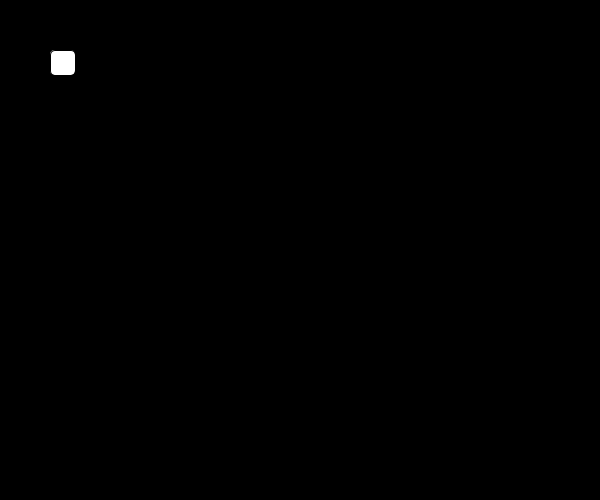
Frame 1 (no input)
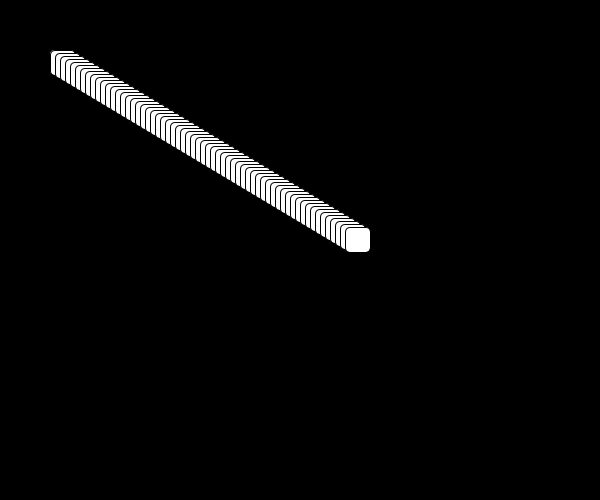
Frame 60 (the mouse pressed at the canvas centre just before this capture)
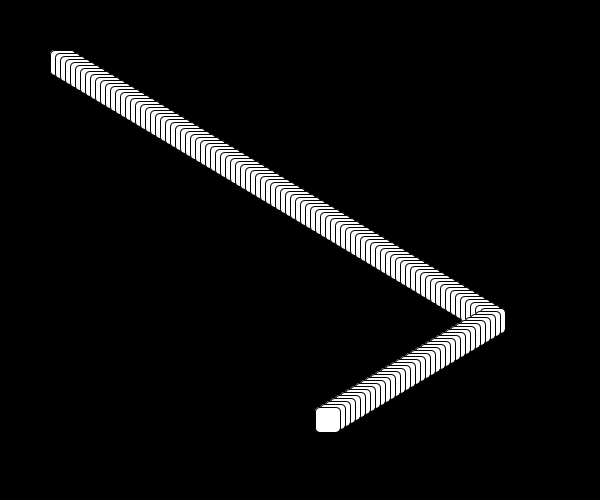
Frame 120 (the mouse held since frame 60 and released just before this capture)

The Processing sketch that drew these frames (run headless with seeded random() and noise(); from frame 60 on, the mouse is pressed at the canvas centre):

// Processing sketch: processing_106356
// ── processing_106356.pde

// Credit: Ren Ervin Bettendorf 
 
/* SCREENSAVERS FER DAYS BROSKIES */
 
int dx = 5;
int dy = 3;
 
int x = 50;
int y = 50;
 
void setup(){
  size(600,500);  
  background(0);
  frameRate(60);
}
 
 
 
void draw(){
    fill(255);
    rect(x,y,25,25,5);
 
    x = x + dx;
    y = y + dy;
 
    if ( x< 0 || x > 475){
       dx = -1 * dx;
    }
 
    if ( y < 0 || y > 475){
       dy = -1 * dy;  
    }
 
}
